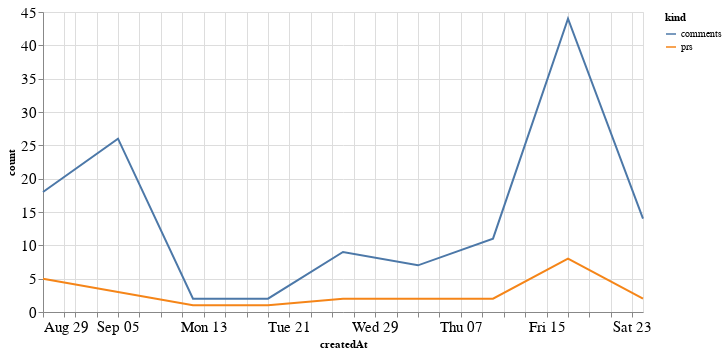

Source (notebook cell):
### Code cell
alt.Chart(total_time, width=600).mark_line().encode(
    x='createdAt',
    y='count',
    color='kind'
)

### Figure 1 — Vega-Lite specification as saved in the notebook (floating-point values rounded to 4 significant figures)
{"config": {"axisLeft": {"labelFontSize": 15}, "axisBottom": {"labelFontSize": 15}}, "data": {"name": "data-3a78f1685db03f47d0ab484911992850"}, "mark": "line", "encoding": {"color": {"type": "nominal", "field": "kind"}, "x": {"type": "temporal", "field": "createdAt"}, "y": {"type": "quantitative", "field": "count"}}, "width": 600, "$schema": "https://vega.github.io/schema/vega-lite/v4.8.1.json", "datasets": {"data-3a78f1685db03f47d0ab484911992850": [{"createdAt": "2021-08-29T00:00:00", "kind": "prs", "count": 5}, {"createdAt": "2021-09-05T00:00:00", "kind": "prs", "count": 3}, {"createdAt": "2021-09-12T00:00:00", "kind": "prs", "count": 1}, {"createdAt": "2021-09-19T00:00:00", "kind": "prs", "count": 1}, {"createdAt": "2021-09-26T00:00:00", "kind": "prs", "count": 2}, {"createdAt": "2021-10-03T00:00:00", "kind": "prs", "count": 2}, {"createdAt": "2021-10-10T00:00:00", "kind": "prs", "count": 2}, {"createdAt": "2021-10-17T00:00:00", "kind": "prs", "count": 8}, {"createdAt": "2021-10-24T00:00:00", "kind": "prs", "count": 2}, {"createdAt": "2021-08-29T00:00:00", "kind": "comments", "count": 18}, {"createdAt": "2021-09-05T00:00:00", "kind": "comments", "count": 26}, {"createdAt": "2021-09-12T00:00:00", "kind": "comments", "count": 2}, {"createdAt": "2021-09-19T00:00:00", "kind": "comments", "count": 2}, {"createdAt": "2021-09-26T00:00:00", "kind": "comments", "count": 9}, {"createdAt": "2021-10-03T00:00:00", "kind": "comments", "count": 7}, {"createdAt": "2021-10-10T00:00:00", "kind": "comments", "count": 11}, {"createdAt": "2021-10-17T00:00:00", "kind": "comments", "count": 44}, {"createdAt": "2021-10-24T00:00:00", "kind": "comments", "count": 14}]}}
